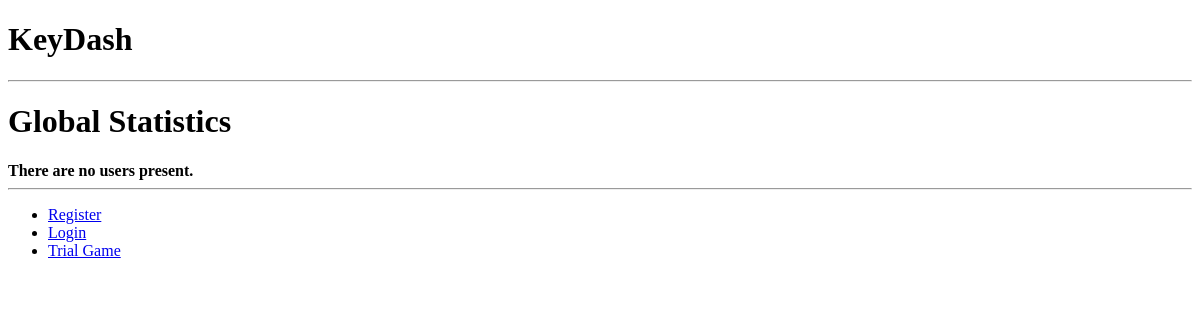
The app's page /keydash/statistics_global, older data.
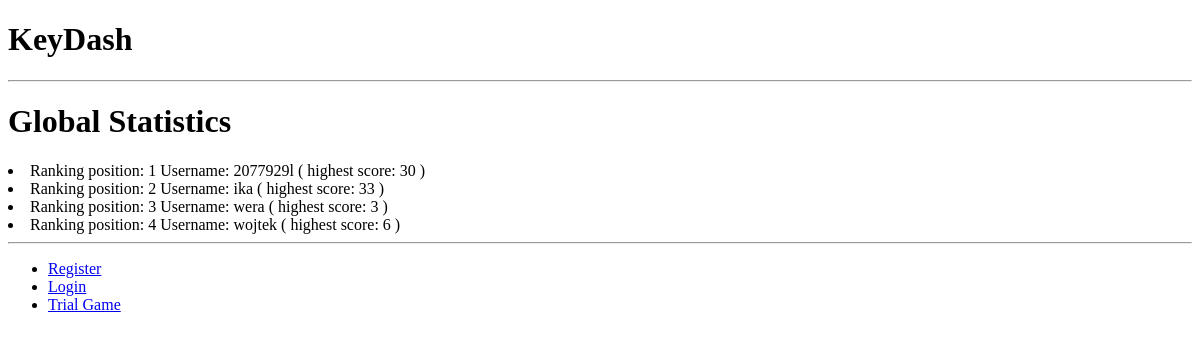
The same page, newer data.
### keydash_app/models.py (models this page shows, shortened)
class UserProfile(models.Model):
    user = models.OneToOneField(User)
    picture = models.ImageField(upload_to='profile_images', blank=True)
    ranking_position = models.IntegerField(default=0)
    last_online = models.DateTimeField(default=datetime.now, blank=True) # DateField.auto_now
    wpm_highest = models.FloatField(default=0)
    accuracy_highest = models.FloatField(default=0)
    score_highest = models.IntegerField(default=0)

### keydash_app/views.py (the view)
def statistics_global(request):
    context_dict = {}
    user_list_by_ranking = UserProfile.objects.order_by('ranking_position')
    context_dict['users'] = user_list_by_ranking
    return render(request, 'keydash_app/statistics_global.html', context_dict)

### templates/keydash_app/statistics_global.html
{% extends "keydash_app/base.html" %}
{% block body_block %}
    <h1>Global Statistics</h1>
    {% if users %}
        {% for user in users %}
            <li>Ranking position: {{ user.ranking_position }} Username: {{ user.user }} ( highest score: {{ user.score_highest }} ) </li>
        {% endfor %}
    {% else %}
        <strong>There are no users present.</strong>
    {% endif %}
{% endblock %}

### templates/keydash_app/base.html (shortened to what this page needs)
<!DOCTYPE html>
<html>
    <head>
    <h1>KeyDash</h1>
    <hr/>
    </head>
    <body>
        <div>
            {% block body_block %}{% endblock %}
        </div>
        <hr />
        <div>
            <ul>
            {% if user.is_authenticated %}
                <li><a href="{% url 'auth_logout' %}">Logout</li>
                <li><a href="/keydash/about/">About</a></li>
                <li><a href="/keydash/home/">Home</a></li>
                <li><a href="/keydash/game/">Game</a></li>
                <li><a href="/keydash/statistics/">Statistics</a></li>
                <li><a href="/keydash/statistics_global/">Global Statistics</a></li>
                <li><a href="/keydash/statistics_personal/">Personal Statistics</a></li>
                <li><a href="/keydash/profile/">Profile</a></li>
                <br>
                <li><a href="/friendship/friends/{{ user.username }}/">Your Friends</a></li>
                <li><a href="/friendship/users/">Add Friend</a></li>
            {% else %}
                <li><a href="{% url 'registration_register' %}">Register</li>
                <li><a href="{% url 'auth_login' %}">Login</li>
                <li><a href="/keydash/trial/">Trial Game</a></li>
            {% endif %}
            </ul>
        </div>
    </body>
</html>

Row changes from the older to the newer data that the page shows:
added UserProfile: ranking_position "1", user "2077929l", score_highest "30"
added UserProfile: ranking_position "2", user "ika", score_highest "33"
added UserProfile: ranking_position "3", user "wera", score_highest "3"
added UserProfile: ranking_position "4", user "wojtek", score_highest "6"
Text that changed along with them:
text no longer shown: "There are no users present."
